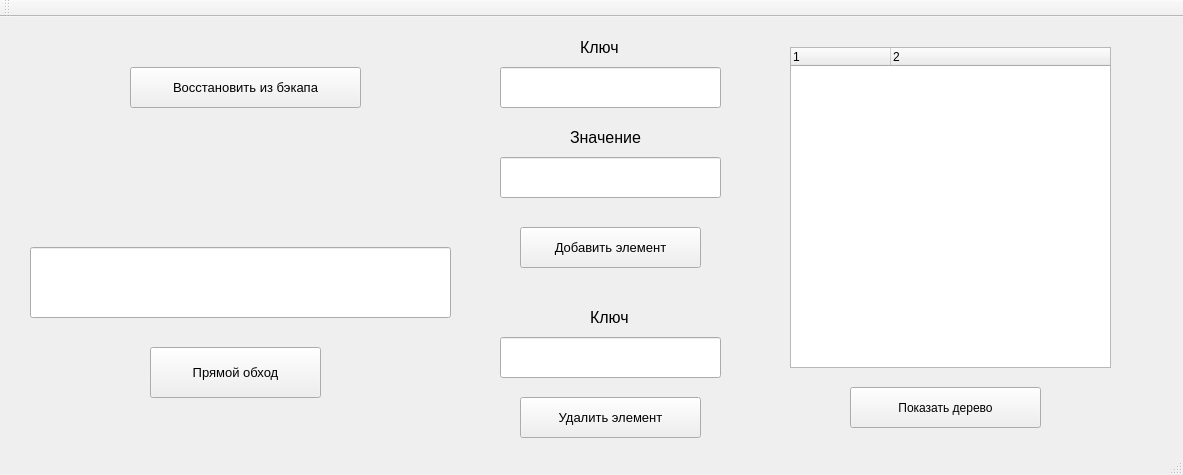
<?xml version="1.0" encoding="UTF-8"?>
<ui version="4.0">
 <class>QtWidgetsApplication1Class</class>
 <widget class="QMainWindow" name="QtWidgetsApplication1Class">
  <property name="geometry">
   <rect>
    <x>0</x>
    <y>0</y>
    <width>1183</width>
    <height>475</height>
   </rect>
  </property>
  <property name="windowTitle">
   <string>QtWidgetsApplication1</string>
  </property>
  <widget class="QWidget" name="centralWidget">
   <widget class="QPushButton" name="add_item">
    <property name="geometry">
     <rect>
      <x>520</x>
      <y>210</y>
      <width>181</width>
      <height>41</height>
     </rect>
    </property>
    <property name="font">
     <font>
      <pointsize>10</pointsize>
     </font>
    </property>
    <property name="text">
     <string>Добавить элемент</string>
    </property>
   </widget>
   <widget class="QLineEdit" name="lineEdit_key">
    <property name="geometry">
     <rect>
      <x>500</x>
      <y>50</y>
      <width>221</width>
      <height>41</height>
     </rect>
    </property>
   </widget>
   <widget class="QLineEdit" name="lineEdit_value">
    <property name="geometry">
     <rect>
      <x>500</x>
      <y>140</y>
      <width>221</width>
      <height>41</height>
     </rect>
    </property>
   </widget>
   <widget class="QLabel" name="label">
    <property name="geometry">
     <rect>
      <x>580</x>
      <y>20</y>
      <width>81</width>
      <height>21</height>
     </rect>
    </property>
    <property name="font">
     <font>
      <pointsize>12</pointsize>
     </font>
    </property>
    <property name="text">
     <string>Ключ</string>
    </property>
   </widget>
   <widget class="QLabel" name="label_2">
    <property name="geometry">
     <rect>
      <x>570</x>
      <y>110</y>
      <width>111</width>
      <height>21</height>
     </rect>
    </property>
    <property name="font">
     <font>
      <pointsize>12</pointsize>
     </font>
    </property>
    <property name="text">
     <string>Значение</string>
    </property>
   </widget>
   <widget class="QLabel" name="label_status">
    <property name="geometry">
     <rect>
      <x>50</x>
      <y>140</y>
      <width>181</width>
      <height>41</height>
     </rect>
    </property>
    <property name="font">
     <font>
      <pointsize>8</pointsize>
     </font>
    </property>
    <property name="text">
     <string/>
    </property>
   </widget>
   <widget class="QLabel" name="label_status_2">
    <property name="geometry">
     <rect>
      <x>260</x>
      <y>140</y>
      <width>171</width>
      <height>41</height>
     </rect>
    </property>
    <property name="font">
     <font>
      <pointsize>8</pointsize>
     </font>
    </property>
    <property name="text">
     <string/>
    </property>
   </widget>
   <widget class="QPushButton" name="show_pre_order">
    <property name="geometry">
     <rect>
      <x>150</x>
      <y>330</y>
      <width>171</width>
      <height>51</height>
     </rect>
    </property>
    <property name="font">
     <font>
      <pointsize>10</pointsize>
     </font>
    </property>
    <property name="text">
     <string>Прямой обход</string>
    </property>
   </widget>
   <widget class="QLineEdit" name="lineEdit_pre_order">
    <property name="geometry">
     <rect>
      <x>30</x>
      <y>230</y>
      <width>421</width>
      <height>71</height>
     </rect>
    </property>
    <property name="font">
     <font>
      <pointsize>14</pointsize>
     </font>
    </property>
   </widget>
   <widget class="QLineEdit" name="lineEdit_key_del">
    <property name="geometry">
     <rect>
      <x>500</x>
      <y>320</y>
      <width>221</width>
      <height>41</height>
     </rect>
    </property>
   </widget>
   <widget class="QLabel" name="label_3">
    <property name="geometry">
     <rect>
      <x>590</x>
      <y>290</y>
      <width>71</width>
      <height>21</height>
     </rect>
    </property>
    <property name="font">
     <font>
      <pointsize>12</pointsize>
     </font>
    </property>
    <property name="text">
     <string>Ключ</string>
    </property>
   </widget>
   <widget class="QPushButton" name="delete_item">
    <property name="geometry">
     <rect>
      <x>520</x>
      <y>380</y>
      <width>181</width>
      <height>41</height>
     </rect>
    </property>
    <property name="font">
     <font>
      <pointsize>10</pointsize>
     </font>
    </property>
    <property name="text">
     <string>Удалить элемент</string>
    </property>
   </widget>
   <widget class="QPushButton" name="restore">
    <property name="geometry">
     <rect>
      <x>130</x>
      <y>50</y>
      <width>231</width>
      <height>41</height>
     </rect>
    </property>
    <property name="font">
     <font>
      <pointsize>10</pointsize>
     </font>
    </property>
    <property name="text">
     <string>Восстановить из бэкапа</string>
    </property>
   </widget>
   <widget class="QTreeWidget" name="treeWidget">
    <property name="geometry">
     <rect>
      <x>790</x>
      <y>30</y>
      <width>321</width>
      <height>321</height>
     </rect>
    </property>
    <property name="columnCount">
     <number>2</number>
    </property>
    <column>
     <property name="text">
      <string notr="true">1</string>
     </property>
    </column>
    <column>
     <property name="text">
      <string notr="true">2</string>
     </property>
    </column>
   </widget>
   <widget class="QPushButton" name="show_tree">
    <property name="geometry">
     <rect>
      <x>850</x>
      <y>370</y>
      <width>191</width>
      <height>41</height>
     </rect>
    </property>
    <property name="text">
     <string>Показать дерево</string>
    </property>
   </widget>
  </widget>
  <widget class="QToolBar" name="mainToolBar">
   <attribute name="toolBarArea">
    <enum>TopToolBarArea</enum>
   </attribute>
   <attribute name="toolBarBreak">
    <bool>false</bool>
   </attribute>
  </widget>
  <widget class="QStatusBar" name="statusBar"/>
 </widget>
 <layoutdefault spacing="6" margin="11"/>
 <resources>
  <include location="qtwidgetsapplication1.qrc"/>
 </resources>
 <connections>
  <connection>
   <sender>add_item</sender>
   <signal>clicked()</signal>
   <receiver>QtWidgetsApplication1Class</receiver>
   <slot>slot1()</slot>
   <hints>
    <hint type="sourcelabel">
     <x>358</x>
     <y>119</y>
    </hint>
    <hint type="destinationlabel">
     <x>380</x>
     <y>238</y>
    </hint>
   </hints>
  </connection>
 </connections>
 <slots>
  <slot>slot1()</slot>
 </slots>
</ui>
